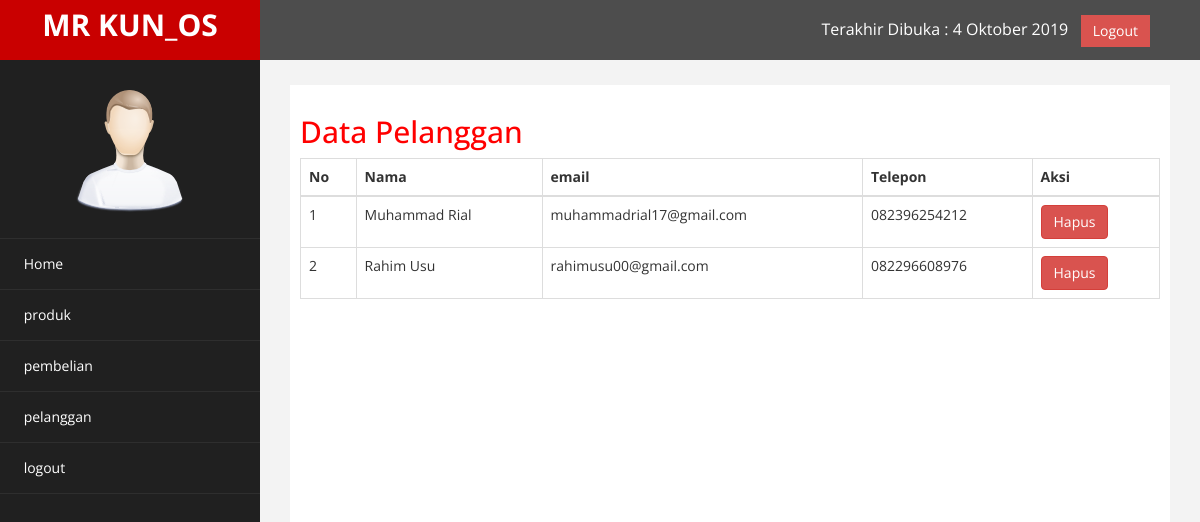
The page /index.php?halaman=pelanggan on the database its author committed.
### tables this page shows
CREATE TABLE `pelanggan` (
  `id_pelanggan` int(11) NOT NULL,
  `email_pelanggan` varchar(100) NOT NULL,
  `password_pelanggan` varchar(100) NOT NULL,
  `nama_pelanggan` varchar(100) NOT NULL,
  `no_hp` varchar(15) NOT NULL
);

### pelanggan.php (the view)
<h2>Data Pelanggan</h2>
<table class="table table-bordered">
	<thead>
		<tr>
			<th>No</th>
			<th>Nama</th>
			<th>email</th>
			<th>Telepon</th>
			<th>Aksi</th>
		</tr>
	</thead>
	<tbody>
		<?php $nomor=1; ?>
		<?php $ambil=$koneksi->query("SELECT * FROM pelanggan"); ?>
		<?php while($pecah =$ambil->fetch_assoc()){ ?>
		<tr>
			<td><?php echo $nomor; ?></td>
			<td><?php echo $pecah['nama_pelanggan']; ?></td>
			<td><?php echo $pecah['email_pelanggan']; ?></td>
			<td><?php echo $pecah['no_hp']; ?></td>
			<td>
				<a href=** class="btn btn-danger">Hapus</a>
			</td>
		</tr>
		<?php $nomor++; ?>
		<?php } ?>
	</tbody>
</table>

### assets/css/custom.css (style rules this page uses)
body { font-family: 'Open Sans', sans-serif; }
h2 { color: #f00; }

### rows shown on the page
pelanggan: nama_pelanggan "Muhammad Rial", email_pelanggan "muhammadrial17@gmail.com", no_hp "082396254212"
pelanggan: nama_pelanggan "Rahim Usu", email_pelanggan "rahimusu00@gmail.com", no_hp "082296608976"
